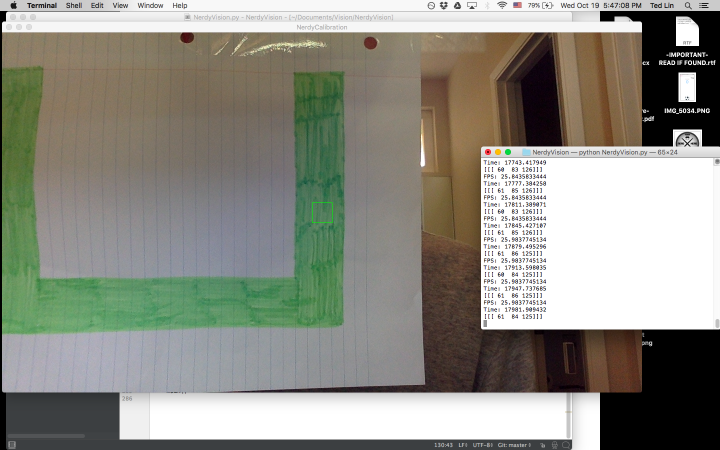
#> input picture tests/2016.Cal.1.png, 1440 x 900 px, given in place of the camera (shown at 1/2 size)
$ python NerdyVision4.py
#> lines starting #> are read from the running program, lines starting #| are printed output that depends on the picture; after the words box and inside, x2 and y2 are one past the last pixel; in counts of white or black regions, pixels touching at a corner belong together
# author: tedfoodlin
# FRC Vision testing with OpenCV
# Contour approximation

import cv2
import numpy as np
import sys

# for use with OSX
sys.path.append('/usr/local/lib/python2.7/site-packages')
i = 1
j = 1
s = 0

# capture video from camera
cap = cv2.VideoCapture(0)

# lower and upper limits for the green we are looking for
lower_green = np.array([29, 86, 6])
upper_green = np.array([64, 255, 255])

# center of the frame on a mac
frameCenterY = 716/2
frameCenterX = 1278/2

while(True):
    ret, frame = cap.read()
#> frame is the input picture: shape (900, 1440, 3); mean B, G, R 131.8, 141.5, 141.5

    # remove everything but specified color (green)
    hsv = cv2.cvtColor(frame, cv2.COLOR_BGR2HSV)
#> hsv: shape (900, 1440, 3); mean H, S, V 36.6, 43.1, 148.5
    mask = cv2.inRange(hsv, lower_green, upper_green)
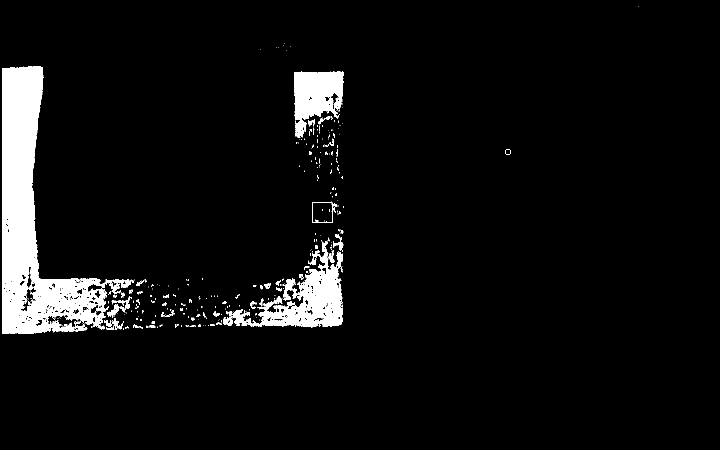
#> mask: shape (900, 1440) (shown at 1/2 size); 5.6% white; 379 white regions (322 under 20 px), largest, box (x1, y1, x2, y2) and area: (4, 132, 268, 667) 46595, (446, 475, 686, 655) 13293, (588, 143, 688, 275) 8274
    mask = cv2.erode(mask, None, iterations=2)
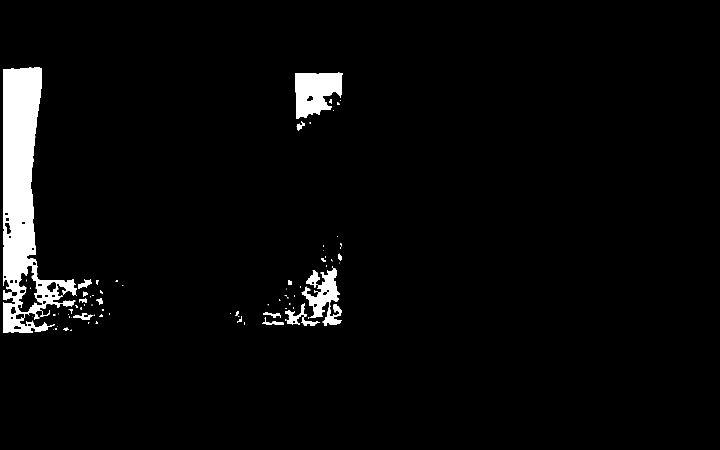
#> mask: shape (900, 1440) (shown at 1/2 size); 3.5% white; 82 white regions (57 under 20 px), largest, box (x1, y1, x2, y2) and area: (6, 135, 154, 665) 33067, (590, 145, 686, 237) 6218, (603, 537, 684, 651) 3563
    mask = cv2.dilate(mask, None, iterations=2)
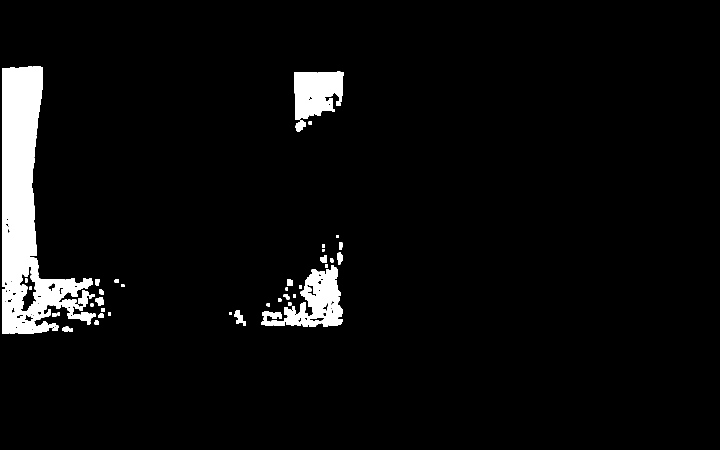
#> mask: shape (900, 1440) (shown at 1/2 size); 4.7% white; 43 white regions
    res = cv2.bitwise_and(frame,frame,mask=mask)
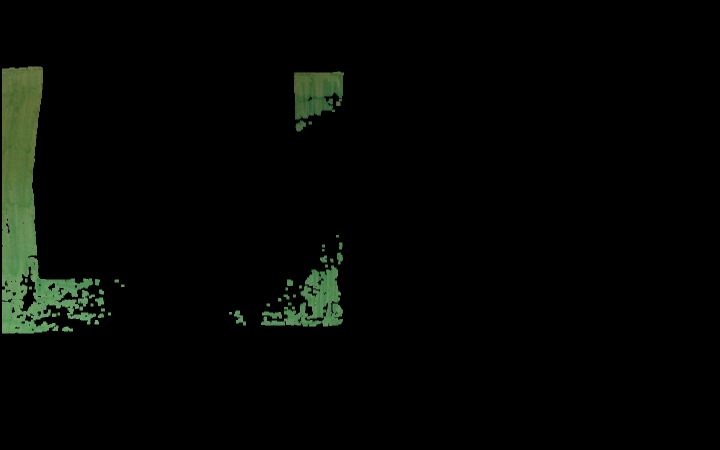
#> res: shape (900, 1440, 3) (shown at 1/2 size); mean B, G, R 3.5, 6, 4.1

    # draw center of camera
    cv2.circle(res, (frameCenterX, frameCenterY), 5, (0, 0, 255), -1)
#> res: shape (900, 1440, 3); 0.01% of pixels changed, all inside (x1, y1, x2, y2) = (634, 353, 645, 364)

    # using contours to find the centroid of the green object (goal)
    cnts = cv2.findContours(mask.copy(), cv2.RETR_EXTERNAL,
                            cv2.CHAIN_APPROX_SIMPLE)[-2]
#> cnts = 41 contours, 1 with area under 20; largest, box (x1, y1, x2, y2) and area: (4, 133, 192, 667) 42230, (522, 531, 686, 653) 7948, (588, 143, 688, 239) 7153, (156, 580, 190, 621) 436, (524, 623, 564, 637) 309
    center = None
    # only proceed if at least one contour was found
    if len(cnts) > 0:
        # find the largest contour (closest goal) in the mask
        c = max(cnts, key=cv2.contourArea)
#> c = contour of 526 points, box (x1, y1, x2, y2) (4, 133, 192, 667), area 42230
        # make sure the largest contour is large enough to be significant
        area = cv2.contourArea(c)
#> area = 42230.5
        if area > 2000:
            epsilon = 0.03 * cv2.arcLength(c, True)
#> epsilon = 63.5
            approx = cv2.approxPolyDP(c, epsilon, True)
#> approx = [[81, 133], [4, 137], [4, 666], [191, 632], [55, 514]]
            cv2.drawContours(res, [approx], 0, (0, 0, 255), 2)
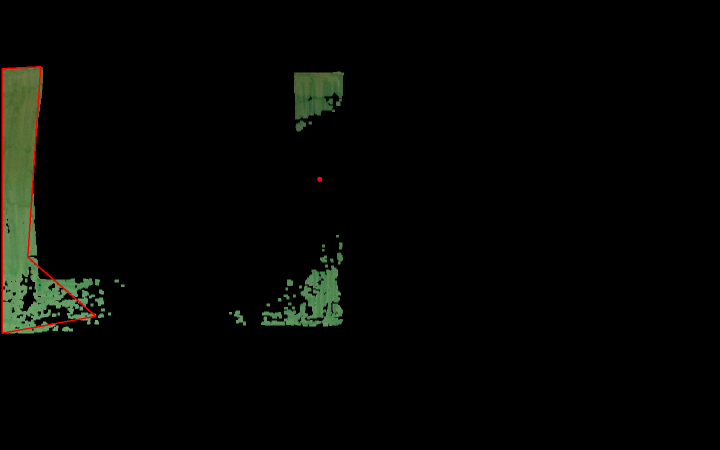
#> res: shape (900, 1440, 3) (shown at 1/2 size); mean B, G, R 3.4, 5.7, 4.7
            # calculate centroid
            M = cv2.moments(approx)
#> M = moments, m00 41451, centre m10/m00, m01/m00 = (50.12, 429.5)
            if M['m00']>0:
                # draw and print center
                cx = int(M['m10'] / M['m00'])
#> cx = 50
                cy = int(M['m01'] / M['m00'])
#> cy = 429
                center = (cx, cy)
#> center = (50, 429)

                cv2.circle(res, center, 5, (0, 0, 255), -1)
#> res: shape (900, 1440, 3); 0.01% of pixels changed, all inside (x1, y1, x2, y2) = (45, 424, 56, 435)
                print(center)
#| (50, 429)

                # if the centroid of the green object is within the tolerance zone of the center of the frame
                # it is ready to shoot
                if cx < (frameCenterX+10) and cx > (frameCenterX-10) and cy < (frameCenterY+10) and cy > (frameCenterY-10):
                    print("Ready to shoot")
                # otherwise, tell robot to turn left or right and aim the shooter higher or lower
                # to try to get the centroid as close as possible to the center of the frame
                else:
                    if cx > frameCenterX:
                        print("Turn Right")
                    elif cx < frameCenterX:
                        print("Turn Left")

                    if cy > frameCenterY:
                        print("Aim Lower")
                    elif cy < frameCenterY:
                        print("Aim Higher")

        cv2.imshow("res", res)

    if cv2.waitKey(1) & 0xFF == ord('q'):
#> (key q is pressed here)
        break
cap.release()
cv2.destroyAllWindows()
